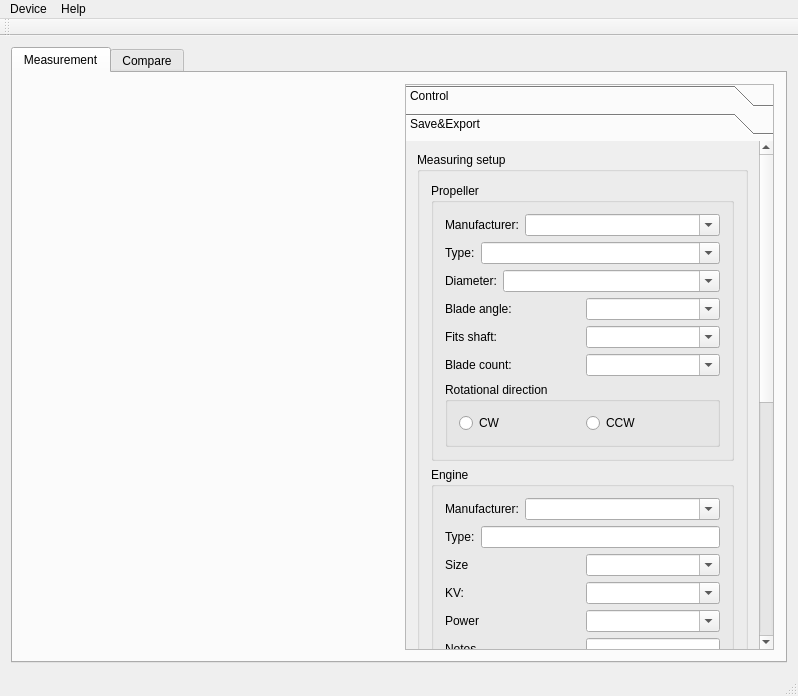
<?xml version="1.0" encoding="UTF-8"?>
<ui version="4.0">
 <class>MainWindow</class>
 <widget class="QMainWindow" name="MainWindow">
  <property name="geometry">
   <rect>
    <x>0</x>
    <y>0</y>
    <width>798</width>
    <height>696</height>
   </rect>
  </property>
  <property name="windowTitle">
   <string>Propeller tester</string>
  </property>
  <widget class="QWidget" name="centralWidget">
   <property name="maximumSize">
    <size>
     <width>16777215</width>
     <height>16777215</height>
    </size>
   </property>
   <layout class="QHBoxLayout" name="horizontalLayout_2">
    <item>
     <widget class="QTabWidget" name="tabWidget">
      <property name="sizePolicy">
       <sizepolicy hsizetype="Expanding" vsizetype="Expanding">
        <horstretch>0</horstretch>
        <verstretch>0</verstretch>
       </sizepolicy>
      </property>
      <property name="maximumSize">
       <size>
        <width>128000</width>
        <height>102400</height>
       </size>
      </property>
      <property name="currentIndex">
       <number>0</number>
      </property>
      <widget class="QWidget" name="measurement">
       <attribute name="title">
        <string>Measurement</string>
       </attribute>
       <layout class="QHBoxLayout" name="horizontalLayout">
        <item>
         <layout class="QVBoxLayout" name="verticalLayout_4">
          <item>
           <widget class="QCustomPlot" name="plot" native="true"/>
          </item>
          <item>
           <spacer name="horizontalSpacer">
            <property name="orientation">
             <enum>Qt::Horizontal</enum>
            </property>
            <property name="sizeHint" stdset="0">
             <size>
              <width>40</width>
              <height>20</height>
             </size>
            </property>
           </spacer>
          </item>
         </layout>
        </item>
        <item>
         <layout class="QVBoxLayout" name="verticalLayout">
          <item>
           <widget class="QToolBox" name="toolBox">
            <property name="sizePolicy">
             <sizepolicy hsizetype="Minimum" vsizetype="Preferred">
              <horstretch>0</horstretch>
              <verstretch>0</verstretch>
             </sizepolicy>
            </property>
            <property name="maximumSize">
             <size>
              <width>369</width>
              <height>16777215</height>
             </size>
            </property>
            <property name="frameShape">
             <enum>QFrame::StyledPanel</enum>
            </property>
            <property name="frameShadow">
             <enum>QFrame::Plain</enum>
            </property>
            <property name="currentIndex">
             <number>1</number>
            </property>
            <widget class="QWidget" name="page_5">
             <property name="geometry">
              <rect>
               <x>0</x>
               <y>0</y>
               <width>369</width>
               <height>546</height>
              </rect>
             </property>
             <attribute name="label">
              <string>Control</string>
             </attribute>
             <layout class="QVBoxLayout" name="verticalLayout_2">
              <item>
               <widget class="QGroupBox" name="groupBox">
                <property name="sizePolicy">
                 <sizepolicy hsizetype="Preferred" vsizetype="Minimum">
                  <horstretch>0</horstretch>
                  <verstretch>0</verstretch>
                 </sizepolicy>
                </property>
                <property name="title">
                 <string>Limits</string>
                </property>
                <layout class="QVBoxLayout" name="verticalLayout_5">
                 <item>
                  <layout class="QHBoxLayout" name="horizontalLayout_10">
                   <item>
                    <widget class="QLabel" name="label_5">
                     <property name="text">
                      <string>Maximal speed:</string>
                     </property>
                    </widget>
                   </item>
                   <item>
                    <widget class="QLineEdit" name="lineEdit_5">
                     <property name="sizePolicy">
                      <sizepolicy hsizetype="Minimum" vsizetype="Fixed">
                       <horstretch>0</horstretch>
                       <verstretch>0</verstretch>
                      </sizepolicy>
                     </property>
                    </widget>
                   </item>
                  </layout>
                 </item>
                 <item>
                  <layout class="QHBoxLayout" name="horizontalLayout_9">
                   <item>
                    <widget class="QLabel" name="label_4">
                     <property name="text">
                      <string>Overcurrent protection:</string>
                     </property>
                    </widget>
                   </item>
                   <item>
                    <widget class="QLineEdit" name="lineEdit_4">
                     <property name="sizePolicy">
                      <sizepolicy hsizetype="Minimum" vsizetype="Fixed">
                       <horstretch>0</horstretch>
                       <verstretch>0</verstretch>
                      </sizepolicy>
                     </property>
                    </widget>
                   </item>
                   <item>
                    <widget class="QComboBox" name="comboBox"/>
                   </item>
                  </layout>
                 </item>
                </layout>
               </widget>
              </item>
              <item>
               <widget class="QGroupBox" name="plots_groupBox">
                <property name="enabled">
                 <bool>true</bool>
                </property>
                <property name="sizePolicy">
                 <sizepolicy hsizetype="Expanding" vsizetype="Expanding">
                  <horstretch>0</horstretch>
                  <verstretch>0</verstretch>
                 </sizepolicy>
                </property>
                <property name="minimumSize">
                 <size>
                  <width>0</width>
                  <height>0</height>
                 </size>
                </property>
                <property name="title">
                 <string>Plots</string>
                </property>
                <layout class="QVBoxLayout" name="verticalLayout_14">
                 <item>
                  <widget class="QScrollArea" name="scrollArea">
                   <property name="sizePolicy">
                    <sizepolicy hsizetype="Expanding" vsizetype="Minimum">
                     <horstretch>0</horstretch>
                     <verstretch>0</verstretch>
                    </sizepolicy>
                   </property>
                   <property name="widgetResizable">
                    <bool>true</bool>
                   </property>
                   <widget class="QWidget" name="scrollAreaWidgetContents_2">
                    <property name="geometry">
                     <rect>
                      <x>0</x>
                      <y>0</y>
                      <width>329</width>
                      <height>69</height>
                     </rect>
                    </property>
                   </widget>
                  </widget>
                 </item>
                 <item>
                  <layout class="QHBoxLayout" name="horizontalLayout_7">
                   <item>
                    <widget class="QPushButton" name="pushButton_2">
                     <property name="text">
                      <string>Add plot</string>
                     </property>
                    </widget>
                   </item>
                   <item>
                    <widget class="QPushButton" name="pushButton">
                     <property name="text">
                      <string>Remove plot</string>
                     </property>
                    </widget>
                   </item>
                  </layout>
                 </item>
                </layout>
               </widget>
              </item>
              <item>
               <widget class="QGroupBox" name="groupBox_3">
                <property name="title">
                 <string>Values</string>
                </property>
                <layout class="QVBoxLayout" name="verticalLayout_17">
                 <item>
                  <layout class="QGridLayout" name="gridLayout">
                   <item row="2" column="1">
                    <widget class="QLineEdit" name="lineEdit_8"/>
                   </item>
                   <item row="4" column="0">
                    <widget class="QLabel" name="label_44">
                     <property name="text">
                      <string>Power</string>
                     </property>
                    </widget>
                   </item>
                   <item row="4" column="1">
                    <widget class="QLineEdit" name="lineEdit_13"/>
                   </item>
                   <item row="4" column="2">
                    <widget class="QLineEdit" name="lineEdit_14"/>
                   </item>
                   <item row="3" column="1">
                    <widget class="QLineEdit" name="lineEdit_9"/>
                   </item>
                   <item row="2" column="0">
                    <widget class="QLabel" name="label_38">
                     <property name="text">
                      <string>Thrust</string>
                     </property>
                    </widget>
                   </item>
                   <item row="1" column="1">
                    <widget class="QLineEdit" name="lineEdit_7"/>
                   </item>
                   <item row="1" column="0">
                    <widget class="QLabel" name="label_40">
                     <property name="text">
                      <string>RPM</string>
                     </property>
                    </widget>
                   </item>
                   <item row="3" column="0">
                    <widget class="QLabel" name="label_39">
                     <property name="text">
                      <string>Current</string>
                     </property>
                    </widget>
                   </item>
                   <item row="0" column="1">
                    <widget class="QLabel" name="label_42">
                     <property name="text">
                      <string>Actual</string>
                     </property>
                     <property name="alignment">
                      <set>Qt::AlignCenter</set>
                     </property>
                    </widget>
                   </item>
                   <item row="0" column="2">
                    <widget class="QLabel" name="label_43">
                     <property name="text">
                      <string>Maximal</string>
                     </property>
                     <property name="alignment">
                      <set>Qt::AlignCenter</set>
                     </property>
                    </widget>
                   </item>
                   <item row="1" column="2">
                    <widget class="QLineEdit" name="lineEdit_10"/>
                   </item>
                   <item row="2" column="2">
                    <widget class="QLineEdit" name="lineEdit_11"/>
                   </item>
                   <item row="3" column="2">
                    <widget class="QLineEdit" name="lineEdit_12"/>
                   </item>
                   <item row="5" column="0">
                    <widget class="QLabel" name="label_45">
                     <property name="text">
                      <string>ERP</string>
                     </property>
                    </widget>
                   </item>
                   <item row="5" column="1">
                    <widget class="QLineEdit" name="lineEdit_15"/>
                   </item>
                   <item row="5" column="2">
                    <widget class="QLineEdit" name="lineEdit_16"/>
                   </item>
                  </layout>
                 </item>
                </layout>
               </widget>
              </item>
              <item>
               <widget class="QGroupBox" name="groupBox_2">
                <property name="title">
                 <string>Manual speed control</string>
                </property>
                <layout class="QVBoxLayout" name="verticalLayout_16">
                 <item>
                  <widget class="QSlider" name="horizontalSlider">
                   <property name="orientation">
                    <enum>Qt::Horizontal</enum>
                   </property>
                  </widget>
                 </item>
                 <item>
                  <widget class="QCheckBox" name="checkBox">
                   <property name="text">
                    <string>Take control</string>
                   </property>
                  </widget>
                 </item>
                </layout>
               </widget>
              </item>
              <item>
               <layout class="QHBoxLayout" name="horizontalLayout_48">
                <item>
                 <widget class="QPushButton" name="pushButton_6">
                  <property name="text">
                   <string>Start</string>
                  </property>
                 </widget>
                </item>
                <item>
                 <widget class="QPushButton" name="pushButton_5">
                  <property name="text">
                   <string>Stop</string>
                  </property>
                 </widget>
                </item>
               </layout>
              </item>
              <item>
               <layout class="QVBoxLayout" name="verticalLayout_18">
                <item>
                 <spacer name="verticalSpacer">
                  <property name="orientation">
                   <enum>Qt::Vertical</enum>
                  </property>
                  <property name="sizeHint" stdset="0">
                   <size>
                    <width>20</width>
                    <height>40</height>
                   </size>
                  </property>
                 </spacer>
                </item>
               </layout>
              </item>
             </layout>
            </widget>
            <widget class="QWidget" name="page_6">
             <property name="geometry">
              <rect>
               <x>0</x>
               <y>0</y>
               <width>350</width>
               <height>908</height>
              </rect>
             </property>
             <attribute name="label">
              <string>Save&amp;&amp;Export</string>
             </attribute>
             <layout class="QVBoxLayout" name="verticalLayout_13">
              <item>
               <widget class="QGroupBox" name="measuringSetup_groupBox">
                <property name="sizePolicy">
                 <sizepolicy hsizetype="Minimum" vsizetype="Minimum">
                  <horstretch>0</horstretch>
                  <verstretch>0</verstretch>
                 </sizepolicy>
                </property>
                <property name="minimumSize">
                 <size>
                  <width>0</width>
                  <height>0</height>
                 </size>
                </property>
                <property name="title">
                 <string>Measuring setup</string>
                </property>
                <layout class="QVBoxLayout" name="verticalLayout_6">
                 <item>
                  <widget class="QGroupBox" name="propeller_groupBox_2">
                   <property name="title">
                    <string>Propeller</string>
                   </property>
                   <layout class="QVBoxLayout" name="verticalLayout_10">
                    <item>
                     <layout class="QHBoxLayout" name="horizontalLayout_23">
                      <item>
                       <widget class="QLabel" name="label_16">
                        <property name="text">
                         <string>Manufacturer:</string>
                        </property>
                       </widget>
                      </item>
                      <item>
                       <widget class="QComboBox" name="propeller_manufacturer_comboBox_2">
                        <property name="sizePolicy">
                         <sizepolicy hsizetype="MinimumExpanding" vsizetype="Fixed">
                          <horstretch>0</horstretch>
                          <verstretch>0</verstretch>
                         </sizepolicy>
                        </property>
                        <property name="mouseTracking">
                         <bool>false</bool>
                        </property>
                        <property name="focusPolicy">
                         <enum>Qt::WheelFocus</enum>
                        </property>
                        <property name="contextMenuPolicy">
                         <enum>Qt::DefaultContextMenu</enum>
                        </property>
                        <property name="toolTipDuration">
                         <number>-1</number>
                        </property>
                        <property name="autoFillBackground">
                         <bool>false</bool>
                        </property>
                        <property name="editable">
                         <bool>true</bool>
                        </property>
                       </widget>
                      </item>
                     </layout>
                    </item>
                    <item>
                     <layout class="QHBoxLayout" name="horizontalLayout_24">
                      <item>
                       <widget class="QLabel" name="label_17">
                        <property name="text">
                         <string>Type:</string>
                        </property>
                       </widget>
                      </item>
                      <item>
                       <widget class="QComboBox" name="propeller_type_comboBox_2">
                        <property name="sizePolicy">
                         <sizepolicy hsizetype="MinimumExpanding" vsizetype="Fixed">
                          <horstretch>0</horstretch>
                          <verstretch>0</verstretch>
                         </sizepolicy>
                        </property>
                        <property name="editable">
                         <bool>true</bool>
                        </property>
                       </widget>
                      </item>
                     </layout>
                    </item>
                    <item>
                     <layout class="QHBoxLayout" name="horizontalLayout_25">
                      <item>
                       <widget class="QLabel" name="label_18">
                        <property name="text">
                         <string>Diameter:</string>
                        </property>
                       </widget>
                      </item>
                      <item>
                       <widget class="QComboBox" name="comboBox_4">
                        <property name="sizePolicy">
                         <sizepolicy hsizetype="MinimumExpanding" vsizetype="Fixed">
                          <horstretch>0</horstretch>
                          <verstretch>0</verstretch>
                         </sizepolicy>
                        </property>
                        <property name="editable">
                         <bool>true</bool>
                        </property>
                       </widget>
                      </item>
                     </layout>
                    </item>
                    <item>
                     <layout class="QHBoxLayout" name="horizontalLayout_26">
                      <item>
                       <widget class="QLabel" name="label_19">
                        <property name="text">
                         <string>Blade angle:</string>
                        </property>
                       </widget>
                      </item>
                      <item>
                       <widget class="QComboBox" name="propeller_bladeAngle_comboBox_2">
                        <property name="editable">
                         <bool>true</bool>
                        </property>
                       </widget>
                      </item>
                     </layout>
                    </item>
                    <item>
                     <layout class="QHBoxLayout" name="horizontalLayout_27">
                      <item>
                       <widget class="QLabel" name="label_20">
                        <property name="text">
                         <string>Fits shaft:</string>
                        </property>
                       </widget>
                      </item>
                      <item>
                       <widget class="QComboBox" name="propeller_shaft_comboBox_2">
                        <property name="editable">
                         <bool>true</bool>
                        </property>
                       </widget>
                      </item>
                     </layout>
                    </item>
                    <item>
                     <layout class="QHBoxLayout" name="horizontalLayout_28">
                      <item>
                       <widget class="QLabel" name="label_21">
                        <property name="text">
                         <string>Blade count:</string>
                        </property>
                       </widget>
                      </item>
                      <item>
                       <widget class="QComboBox" name="propeller_bladeCount_comboBox_2">
                        <property name="editable">
                         <bool>true</bool>
                        </property>
                       </widget>
                      </item>
                     </layout>
                    </item>
                    <item>
                     <widget class="QGroupBox" name="rotationDirection_groupBox_2">
                      <property name="title">
                       <string>Rotational direction</string>
                      </property>
                      <layout class="QHBoxLayout" name="horizontalLayout_29">
                       <item>
                        <widget class="QRadioButton" name="rotationDirection_CCW_radioButton_2">
                         <property name="text">
                          <string>CW</string>
                         </property>
                        </widget>
                       </item>
                       <item>
                        <widget class="QRadioButton" name="rotationDirection_CW_radioButton_2">
                         <property name="text">
                          <string>CCW</string>
                         </property>
                        </widget>
                       </item>
                      </layout>
                     </widget>
                    </item>
                   </layout>
                  </widget>
                 </item>
                 <item>
                  <widget class="QGroupBox" name="engine_groupBox_2">
                   <property name="title">
                    <string>Engine</string>
                   </property>
                   <layout class="QVBoxLayout" name="verticalLayout_11">
                    <item>
                     <layout class="QHBoxLayout" name="horizontalLayout_8">
                      <item>
                       <widget class="QLabel" name="label_22">
                        <property name="text">
                         <string>Manufacturer:</string>
                        </property>
                       </widget>
                      </item>
                      <item>
                       <widget class="QComboBox" name="comboBox_9">
                        <property name="sizePolicy">
                         <sizepolicy hsizetype="Expanding" vsizetype="Fixed">
                          <horstretch>0</horstretch>
                          <verstretch>0</verstretch>
                         </sizepolicy>
                        </property>
                        <property name="editable">
                         <bool>true</bool>
                        </property>
                       </widget>
                      </item>
                     </layout>
                    </item>
                    <item>
                     <layout class="QHBoxLayout" name="horizontalLayout_30">
                      <item>
                       <widget class="QLabel" name="label_23">
                        <property name="text">
                         <string>Type:</string>
                        </property>
                       </widget>
                      </item>
                      <item>
                       <widget class="QLineEdit" name="lineEdit_2">
                        <property name="sizePolicy">
                         <sizepolicy hsizetype="Expanding" vsizetype="Fixed">
                          <horstretch>0</horstretch>
                          <verstretch>0</verstretch>
                         </sizepolicy>
                        </property>
                       </widget>
                      </item>
                     </layout>
                    </item>
                    <item>
                     <layout class="QHBoxLayout" name="horizontalLayout_3">
                      <item>
                       <widget class="QLabel" name="label_26">
                        <property name="text">
                         <string>Size</string>
                        </property>
                       </widget>
                      </item>
                      <item>
                       <widget class="QComboBox" name="comboBox_2">
                        <property name="locale">
                         <locale language="English" country="UnitedKingdom"/>
                        </property>
                        <property name="editable">
                         <bool>true</bool>
                        </property>
                       </widget>
                      </item>
                     </layout>
                    </item>
                    <item>
                     <layout class="QHBoxLayout" name="horizontalLayout_12">
                      <item>
                       <widget class="QLabel" name="label_27">
                        <property name="text">
                         <string>KV:</string>
                        </property>
                       </widget>
                      </item>
                      <item>
                       <widget class="QComboBox" name="comboBox_5">
                        <property name="editable">
                         <bool>true</bool>
                        </property>
                       </widget>
                      </item>
                     </layout>
                    </item>
                    <item>
                     <layout class="QHBoxLayout" name="horizontalLayout_34">
                      <item>
                       <widget class="QLabel" name="label_28">
                        <property name="text">
                         <string>Power</string>
                        </property>
                       </widget>
                      </item>
                      <item>
                       <widget class="QComboBox" name="comboBox_14">
                        <property name="editable">
                         <bool>true</bool>
                        </property>
                       </widget>
                      </item>
                     </layout>
                    </item>
                    <item>
                     <layout class="QHBoxLayout" name="horizontalLayout_35">
                      <item>
                       <widget class="QLabel" name="label_29">
                        <property name="text">
                         <string>Notes</string>
                        </property>
                       </widget>
                      </item>
                      <item>
                       <widget class="QLineEdit" name="lineEdit_3">
                        <property name="sizePolicy">
                         <sizepolicy hsizetype="Minimum" vsizetype="Fixed">
                          <horstretch>0</horstretch>
                          <verstretch>0</verstretch>
                         </sizepolicy>
                        </property>
                       </widget>
                      </item>
                     </layout>
                    </item>
                   </layout>
                  </widget>
                 </item>
                 <item>
                  <widget class="QGroupBox" name="ECS_groupBox_2">
                   <property name="title">
                    <string>ESC</string>
                   </property>
                   <layout class="QVBoxLayout" name="verticalLayout_12">
                    <item>
                     <layout class="QHBoxLayout" name="horizontalLayout_5">
                      <item>
                       <widget class="QLabel" name="label_2">
                        <property name="text">
                         <string>Manufacturer</string>
                        </property>
                       </widget>
                      </item>
                      <item>
                       <widget class="QComboBox" name="comboBox_10">
                        <property name="editable">
                         <bool>true</bool>
                        </property>
                       </widget>
                      </item>
                     </layout>
                    </item>
                    <item>
                     <layout class="QHBoxLayout" name="horizontalLayout_31">
                      <item>
                       <widget class="QLabel" name="label_24">
                        <property name="text">
                         <string>Type:</string>
                        </property>
                       </widget>
                      </item>
                      <item>
                       <widget class="QComboBox" name="comboBox_12">
                        <property name="editable">
                         <bool>true</bool>
                        </property>
                       </widget>
                      </item>
                     </layout>
                    </item>
                    <item>
                     <layout class="QHBoxLayout" name="horizontalLayout_32">
                      <item>
                       <widget class="QLabel" name="label_25">
                        <property name="text">
                         <string>Maximal current:</string>
                        </property>
                       </widget>
                      </item>
                      <item>
                       <widget class="QComboBox" name="comboBox_13">
                        <property name="editable">
                         <bool>true</bool>
                        </property>
                       </widget>
                      </item>
                     </layout>
                    </item>
                    <item>
                     <layout class="QHBoxLayout" name="horizontalLayout_36">
                      <item>
                       <widget class="QLabel" name="label_30">
                        <property name="text">
                         <string>Software type:</string>
                        </property>
                       </widget>
                      </item>
                      <item>
                       <widget class="QComboBox" name="comboBox_15">
                        <property name="editable">
                         <bool>true</bool>
                        </property>
                       </widget>
                      </item>
                     </layout>
                    </item>
                    <item>
                     <layout class="QHBoxLayout" name="horizontalLayout_37">
                      <item>
                       <widget class="QLabel" name="label_31">
                        <property name="text">
                         <string>Software version:</string>
                        </property>
                       </widget>
                      </item>
                      <item>
                       <widget class="QComboBox" name="comboBox_16">
                        <property name="editable">
                         <bool>true</bool>
                        </property>
                       </widget>
                      </item>
                     </layout>
                    </item>
                   </layout>
                  </widget>
                 </item>
                 <item>
                  <widget class="QGroupBox" name="battery_groupBox">
                   <property name="title">
                    <string>Battery</string>
                   </property>
                   <layout class="QVBoxLayout" name="verticalLayout_15">
                    <item>
                     <layout class="QHBoxLayout" name="horizontalLayout_46">
                      <item>
                       <widget class="QLabel" name="label_36">
                        <property name="text">
                         <string>Manufacturer:</string>
                        </property>
                       </widget>
                      </item>
                      <item>
                       <widget class="QComboBox" name="comboBox_22">
                        <property name="editable">
                         <bool>true</bool>
                        </property>
                       </widget>
                      </item>
                     </layout>
                    </item>
                    <item>
                     <layout class="QHBoxLayout" name="horizontalLayout_45">
                      <item>
                       <widget class="QLabel" name="label_37">
                        <property name="text">
                         <string>Type:</string>
                        </property>
                       </widget>
                      </item>
                      <item>
                       <widget class="QComboBox" name="comboBox_21">
                        <property name="editable">
                         <bool>true</bool>
                        </property>
                       </widget>
                      </item>
                     </layout>
                    </item>
                    <item>
                     <layout class="QHBoxLayout" name="horizontalLayout_40">
                      <item>
                       <widget class="QLabel" name="label_32">
                        <property name="text">
                         <string>Capacity</string>
                        </property>
                       </widget>
                      </item>
                      <item>
                       <widget class="QComboBox" name="comboBox_17">
                        <property name="editable">
                         <bool>true</bool>
                        </property>
                       </widget>
                      </item>
                     </layout>
                    </item>
                    <item>
                     <layout class="QHBoxLayout" name="horizontalLayout_42">
                      <item>
                       <widget class="QLabel" name="label_33">
                        <property name="text">
                         <string>Cell type</string>
                        </property>
                       </widget>
                      </item>
                      <item>
                       <widget class="QComboBox" name="comboBox_18"/>
                      </item>
                     </layout>
                    </item>
                    <item>
                     <layout class="QHBoxLayout" name="horizontalLayout_43">
                      <item>
                       <widget class="QLabel" name="label_35">
                        <property name="text">
                         <string>Voltage</string>
                        </property>
                       </widget>
                      </item>
                      <item>
                       <widget class="QComboBox" name="comboBox_20">
                        <property name="editable">
                         <bool>true</bool>
                        </property>
                       </widget>
                      </item>
                     </layout>
                    </item>
                    <item>
                     <layout class="QHBoxLayout" name="horizontalLayout_41">
                      <item>
                       <widget class="QLabel" name="label_34">
                        <property name="text">
                         <string>Maximal current</string>
                        </property>
                       </widget>
                      </item>
                      <item>
                       <widget class="QComboBox" name="comboBox_19">
                        <property name="editable">
                         <bool>true</bool>
                        </property>
                       </widget>
                      </item>
                     </layout>
                    </item>
                   </layout>
                  </widget>
                 </item>
                </layout>
               </widget>
              </item>
              <item>
               <layout class="QHBoxLayout" name="horizontalLayout_47">
                <item>
                 <widget class="QPushButton" name="pushButton_4">
                  <property name="text">
                   <string>Add to database</string>
                  </property>
                 </widget>
                </item>
                <item>
                 <widget class="QPushButton" name="pushButton_3">
                  <property name="text">
                   <string>Export</string>
                  </property>
                 </widget>
                </item>
               </layout>
              </item>
             </layout>
            </widget>
           </widget>
          </item>
         </layout>
        </item>
       </layout>
      </widget>
      <widget class="QWidget" name="compare">
       <attribute name="title">
        <string>Compare</string>
       </attribute>
      </widget>
     </widget>
    </item>
   </layout>
  </widget>
  <widget class="QMenuBar" name="menuBar">
   <property name="geometry">
    <rect>
     <x>0</x>
     <y>0</y>
     <width>798</width>
     <height>21</height>
    </rect>
   </property>
   <widget class="QMenu" name="menuFirmware_upgrate">
    <property name="title">
     <string>Device</string>
    </property>
    <addaction name="actionConnect"/>
    <addaction name="actionDisconnect"/>
    <addaction name="actionFirmware_update"/>
   </widget>
   <widget class="QMenu" name="menuHelp">
    <property name="title">
     <string>Help</string>
    </property>
    <addaction name="actionAbout"/>
   </widget>
   <addaction name="menuFirmware_upgrate"/>
   <addaction name="menuHelp"/>
  </widget>
  <widget class="QToolBar" name="mainToolBar">
   <attribute name="toolBarArea">
    <enum>TopToolBarArea</enum>
   </attribute>
   <attribute name="toolBarBreak">
    <bool>false</bool>
   </attribute>
  </widget>
  <widget class="QStatusBar" name="statusBar"/>
  <action name="actionAbout">
   <property name="text">
    <string>About</string>
   </property>
  </action>
  <action name="actionConnect">
   <property name="text">
    <string>Connect</string>
   </property>
  </action>
  <action name="actionDisconnect">
   <property name="text">
    <string>Disconnect</string>
   </property>
  </action>
  <action name="actionFirmware_update">
   <property name="text">
    <string>Firmware update</string>
   </property>
  </action>
 </widget>
 <layoutdefault spacing="6" margin="11"/>
 <customwidgets>
  <customwidget>
   <class>QCustomPlot</class>
   <extends>QWidget</extends>
   <header>qcustomplot.h</header>
   <container>1</container>
  </customwidget>
 </customwidgets>
 <resources/>
 <connections/>
</ui>
